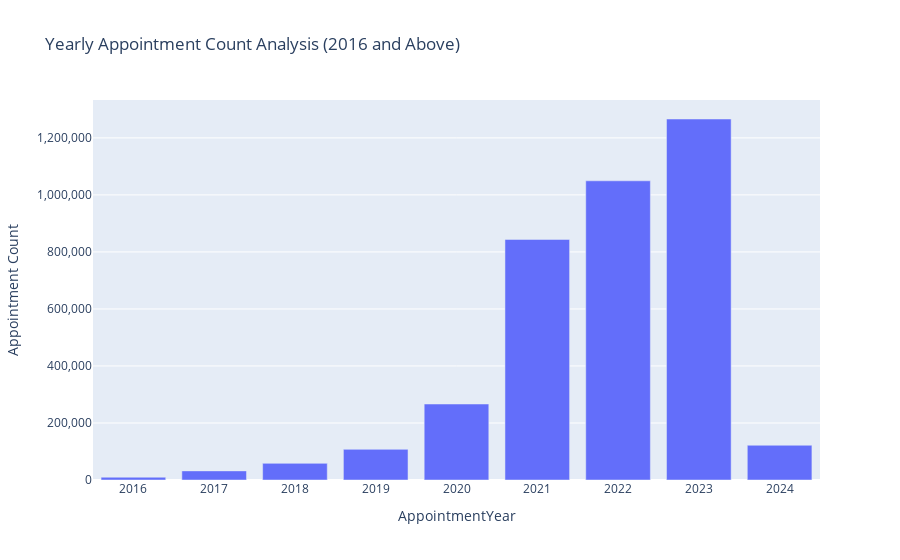

Notebook cell for this chart:
### Markdown cell above
# What is the peak appointment time per granularity? 

Granularity: year > quarter > month > week  

Check patterns such as:
- Doctor type
- Timeslot
- Virtual or not

(I only included Years > 2016 as that was when SeriousMD was officially released and Years < 2024)

### Code cell
# Yearly Analysis

query = '''
    SELECT
        YEAR(StartTime) AS AppointmentYear,
        COUNT(*) AS AppointmentCount
    FROM
        Appointments
    WHERE
        YEAR(StartTime) >= 2016 AND
        YEAR(StartTime) <= 2024
    GROUP BY
        AppointmentYear
    ORDER BY
        AppointmentYear;
'''

# Execute the query and load the result into a DataFrame
df = pd.read_sql_query(query, engine)

# Display the DataFrame
print(df)

# # Plot a bar chart for the yearly analysis
# plt.figure(figsize=(10, 6))
# sns.barplot(x='AppointmentYear', y='AppointmentCount', data=df)

# # Format AppointmentCount axis labels with commas for better readability
# plt.gca().yaxis.set_major_formatter(
#     FuncFormatter(lambda x, _: '{:,.0f}'.format(x)))

# plt.title('Yearly Appointment Count Analysis (2016 and Above)')
# plt.xlabel('Year')
# plt.ylabel('Appointment Count')
# plt.show()
# Use plotly express to create an interactive bar chart

fig = px.bar(df, x='AppointmentYear', y='AppointmentCount',
             labels={'AppointmentCount': 'Appointment Count'},
             title='Yearly Appointment Count Analysis (2016 and Above)')

# Format AppointmentCount axis labels with commas for better readability
fig.update_layout(yaxis=dict(tickformat=',.0f'))

# Show the interactive plot
fig.show()

### Figure 1 — Plotly figure (JSON) as saved in the notebook; plotly's stock layout.template omitted (floating-point values rounded to 4 significant figures)
{"data": [{"alignmentgroup": "True", "hovertemplate": "AppointmentYear=%{x}<br>Appointment Count=%{y}<extra></extra>", "legendgroup": "", "marker": {"color": "#636efa", "pattern": {"shape": ""}}, "name": "", "offsetgroup": "", "orientation": "v", "showlegend": false, "textposition": "auto", "type": "bar", "x": [2016, 2017, 2018, 2019, 2020, 2021, 2022, 2023, 2024], "xaxis": "x", "y": [9728, 31989, 58389, 107519, 266532, 843736, 1049437, 1266222, 121866], "yaxis": "y"}], "layout": {"barmode": "relative", "legend": {"tracegroupgap": 0}, "title": {"text": "Yearly Appointment Count Analysis (2016 and Above)"}, "xaxis": {"anchor": "y", "domain": [0, 1], "title": {"text": "AppointmentYear"}}, "yaxis": {"anchor": "x", "domain": [0, 1], "tickformat": ",.0f", "title": {"text": "Appointment Count"}}}}
